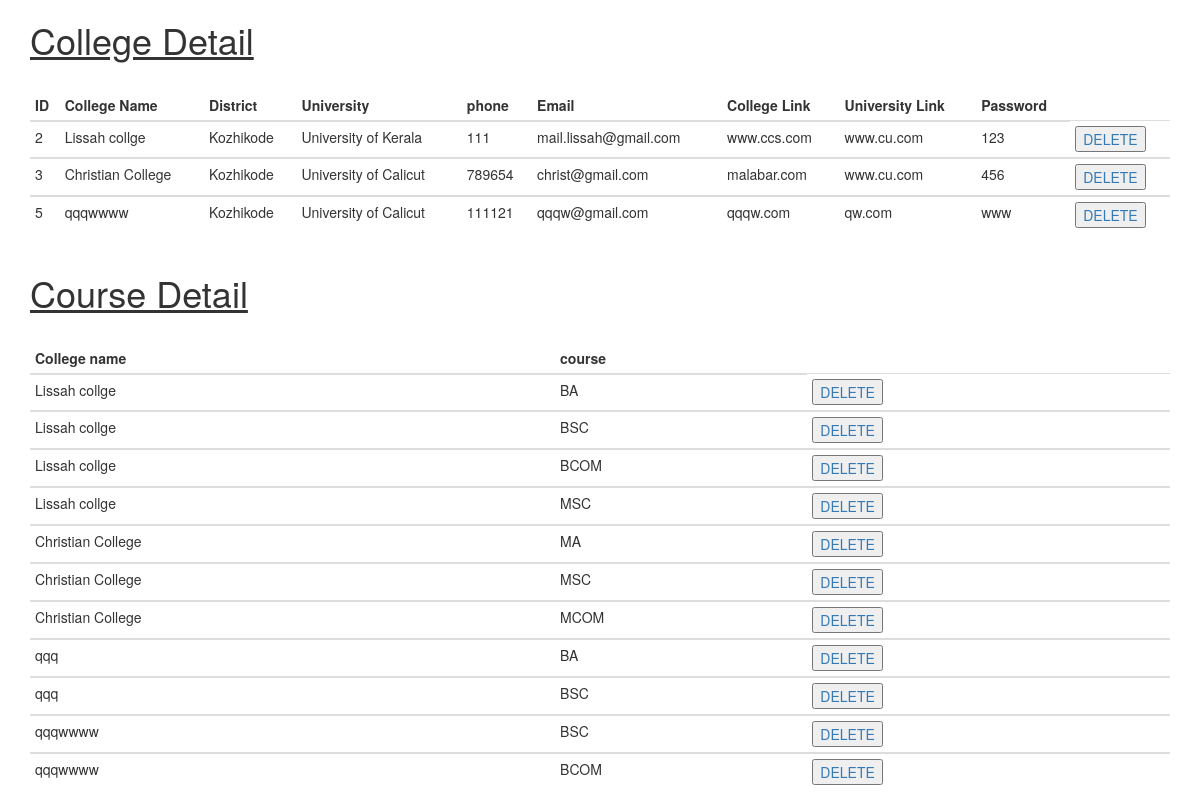
Screenshot of /admin/adminmanage.php with the database file from the repository.
### tables this page shows
CREATE TABLE IF NOT EXISTS `college` (
  `id` int(50) NOT NULL AUTO_INCREMENT,
  `college_name` varchar(100) NOT NULL,
  `District` varchar(50) NOT NULL,
  `University` varchar(100) NOT NULL,
  `phone` varchar(25) NOT NULL,
  `email` varchar(100) NOT NULL,
  `weblink` varchar(100) NOT NULL,
  `university_link` varchar(100) NOT NULL,
  `Password` varchar(100) NOT NULL,
  PRIMARY KEY (`id`),
  UNIQUE KEY `college_name` (`college_name`),
  UNIQUE KEY `weblink` (`weblink`),
  UNIQUE KEY `id` (`id`),
  UNIQUE KEY `phone` (`phone`) USING BTREE,
  UNIQUE KEY `email` (`email`) USING BTREE,
  KEY `District` (`District`) USING BTREE,
  KEY `university_link` (`university_link`) USING BTREE,
  KEY `University` (`University`) USING BTREE
);

CREATE TABLE IF NOT EXISTS `course` (
  `id` int(100) NOT NULL AUTO_INCREMENT,
  `college_name` varchar(100) NOT NULL,
  `course` varchar(100) NOT NULL,
  PRIMARY KEY (`id`)
);

### admin/adminmanage.php (the view, shortened to what this page needs)
<!DOCTYPE html>
<html lang="en">
<head>
  <link rel="stylesheet" href="https://maxcdn.bootstrapcdn.com/bootstrap/3.4.0/css/bootstrap.min.css">
</head>
<body>
<div class="container">
  <h1><u>College Detail</u></h1><br>
        <?php
        $conn=  mysqli_connect("localhost", "root", "12345", "collegelist");
            $conn=  mysqli_query($conn, "select * from college");
        ?>
          <table class="table table-condensed">
            <thead>
              <tr>
                <th>ID</th>
                <th>College Name</th>
                <th>District</th>
                <th>University</th>
                <th>phone</th>
                <th>Email</th>
                <th>College Link</th>
                <th>University Link</th>
                <th>Password</th>
              </tr>
            </thead>
            <?php
             while($row=  mysqli_fetch_array($conn))
             {
            ?>
            <tbody>
             <tr>
                <td><?php echo $row['id']; ?></td>
                <td><?php echo $row['college_name']; ?></td>
                <td><?php echo $row['District']; ?></td>
                <td><?php echo $row['University']; ?></td>
                <td><?php echo $row['phone'] ;?></td>
                <td><?php echo $row['email']; ?></td>
                <td><?php echo $row['weblink']; ?></td>
                <td><?php echo $row['university_link'] ;?></td>
                <td><?php echo $row['Password'] ;?></td>
                <td><?php echo "<a href='deletecollege.php?id=".$row['id']."'><button>DELETE</button></a>"; ?></td>
            </tr>
            <?php
             }
            ?>
        </tbody>
    </table>
</div>
<div class="container">
  <h1><u>Course Detail</u></h1><br>
        <?php
        $conn=  mysqli_connect("localhost", "root", "12345", "collegelist");
            $conn=  mysqli_query($conn, "select * from course");
        ?>
          <table class="table table-condensed">
            <thead>
              <tr>
                <th>College name</th>
                <th>course</th>
            </thead>
            <?php
             while($row=  mysqli_fetch_array($conn))
             {
            ?>
            <tbody>
             <tr>
                <td><?php echo $row['college_name']; ?></td>
                <td><?php echo $row['course']; ?></td>
                <td><?php echo "<a href='coursedelete.php?course=".$row['course']."'><button>DELETE</button></a>"; ?></td>
            </tr>
            <?php
             }
            ?>
        </tbody>
    </table>
</div>
</body>
</html>

### rows the page displays
college: id "2", college_name "Lissah collge", District "Kozhikode", University "University of Kerala", phone "111", email "mail.lissah@gmail.com", weblink "www.ccs.com", university_link "www.cu.com", Password "123"
college: id "3", college_name "Christian College", District "Kozhikode", University "University of Calicut", phone "789654", email "christ@gmail.com", weblink "malabar.com", university_link "www.cu.com", Password "456"
college: id "5", college_name "qqqwwww", District "Kozhikode", University "University of Calicut", phone "111121", email "qqqw@gmail.com", weblink "qqqw.com", university_link "qw.com", Password "www"
course: college_name "Lissah collge", course "BA"
course: college_name "Lissah collge", course "BSC"
course: college_name "Lissah collge", course "BCOM"
course: college_name "Lissah collge", course "MSC"
course: college_name "Christian College", course "MA"
course: college_name "Christian College", course "MSC"
course: college_name "Christian College", course "MCOM"
course: college_name "qqq", course "BA"
course: college_name "qqq", course "BSC"
course: college_name "qqqwwww", course "BSC"
course: college_name "qqqwwww", course "BCOM"
